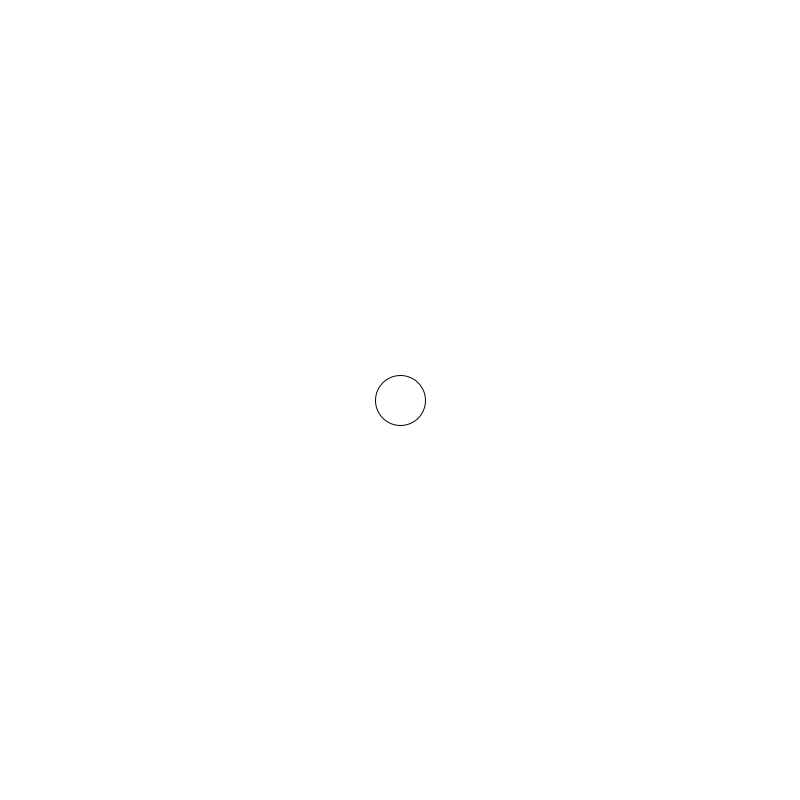
Frame 1 (no input)
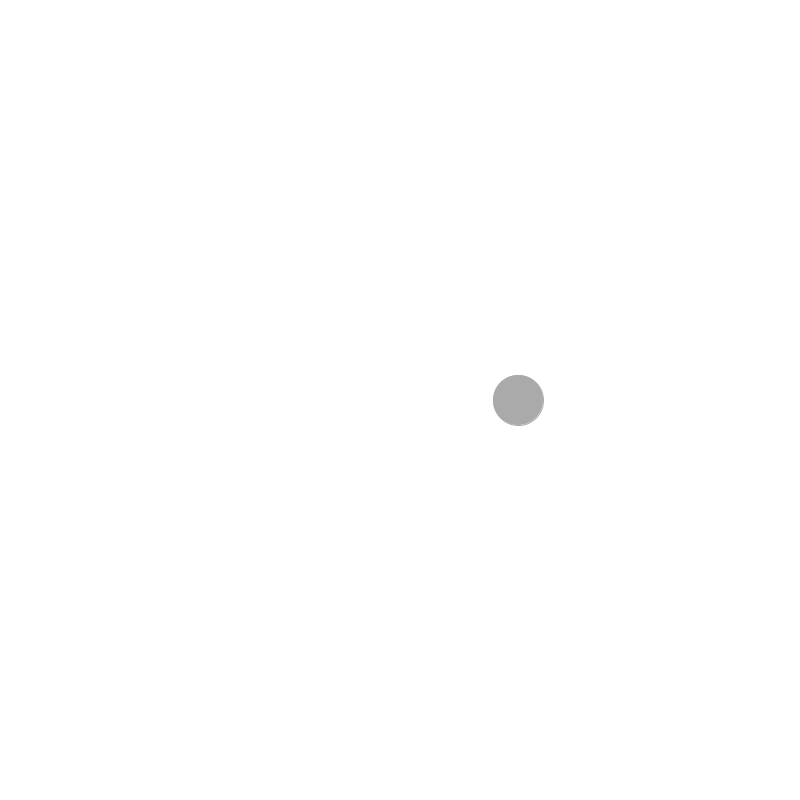
Frame 60 (the mouse pressed at the canvas centre just before this capture)
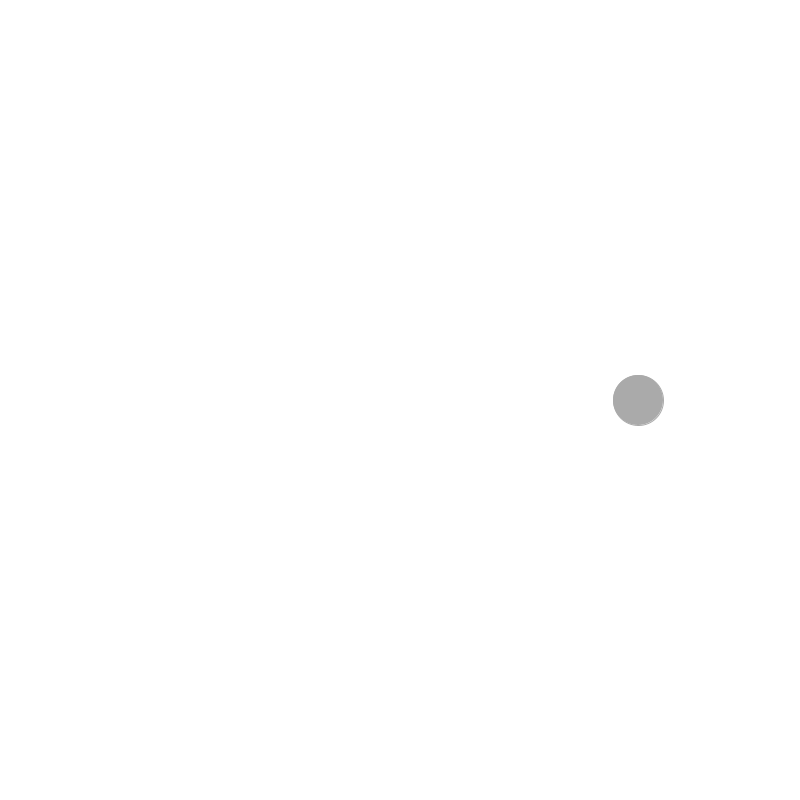
Frame 120 (the mouse held since frame 60 and released just before this capture)

The Processing sketch that drew these frames (run headless with seeded random() and noise(); from frame 60 on, the mouse is pressed at the canvas centre):

// Processing sketch: Pong
// ── Pong.pde
int x = 400;
int y = 400;
int xSpeed = 2;

void setup(){
  size(800, 800);
  background(255, 255, 255);
}

void draw(){
background(255, 255, 255);
ellipse(x, y, 50, 50); //in draw method
fill(#AAAAAA); //in draw method
stroke(#AAAAAA);
x += xSpeed;
if(x > 800){
    xSpeed = -xSpeed;
} else if ( x < 0){
    xSpeed = -xSpeed;
}
}
